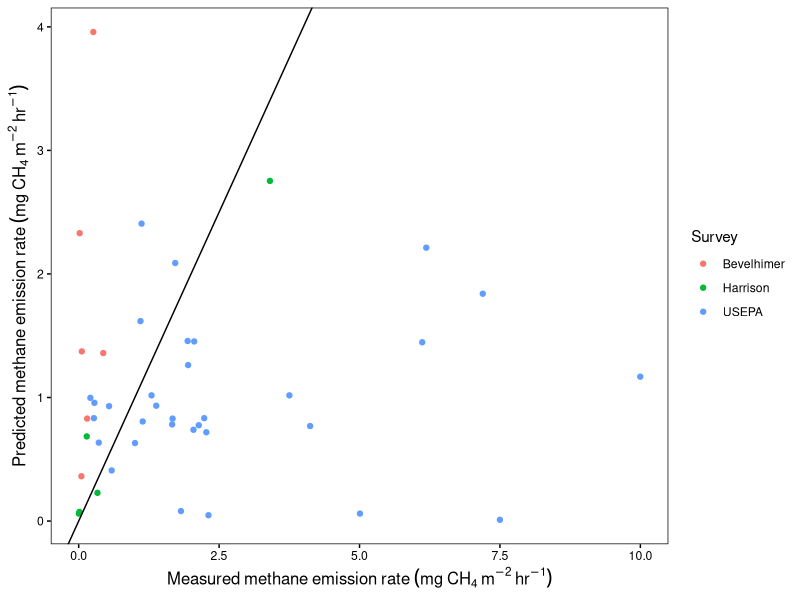
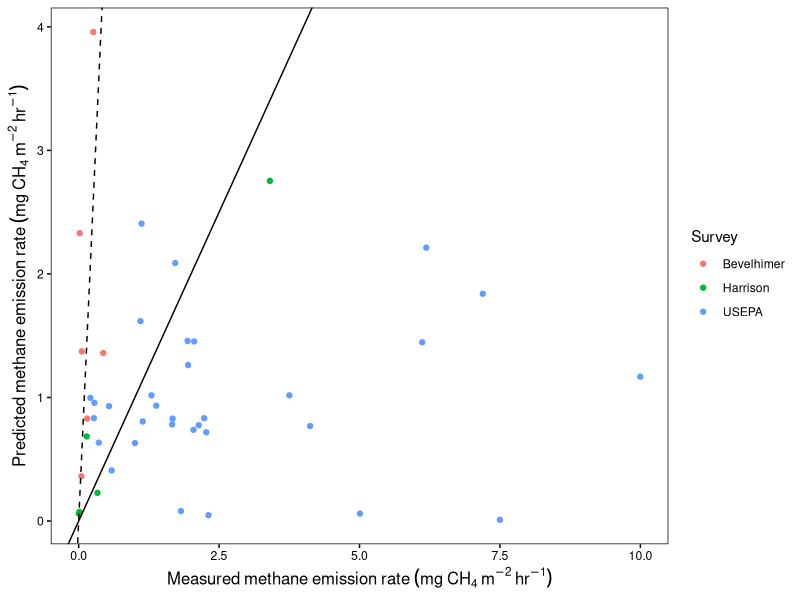
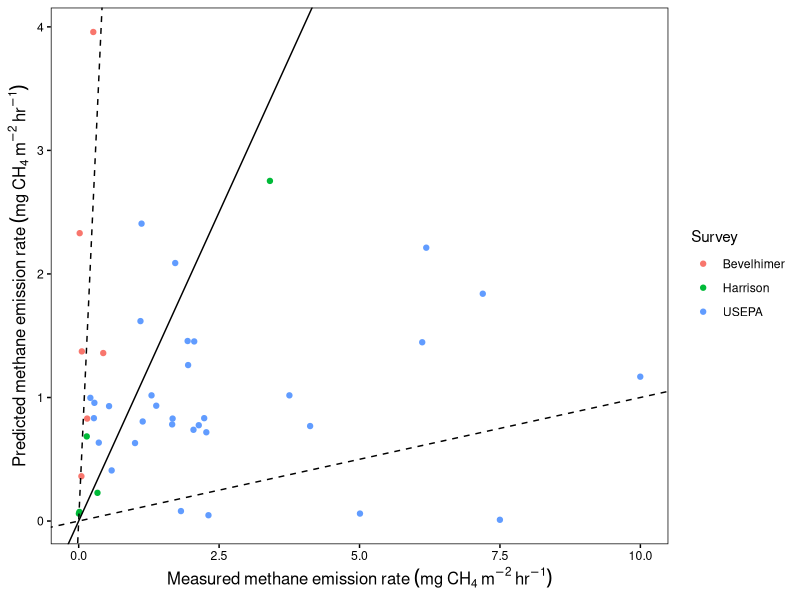
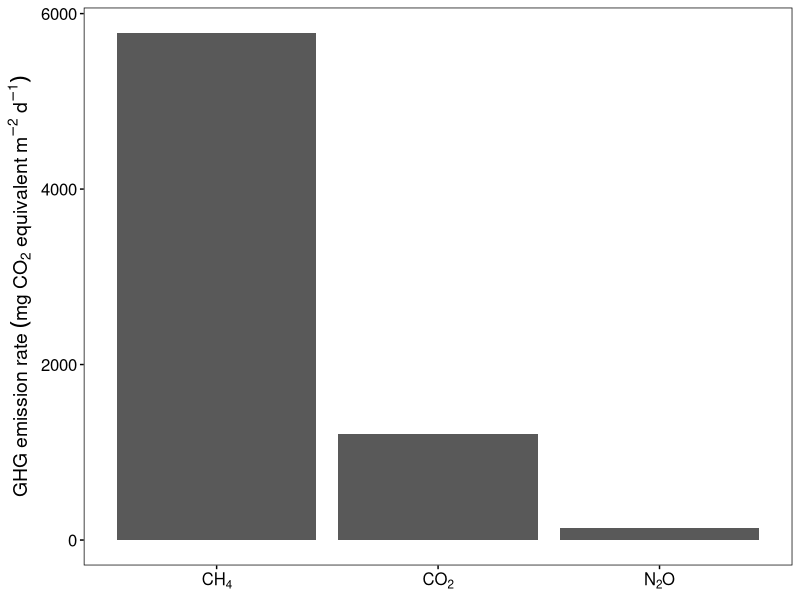
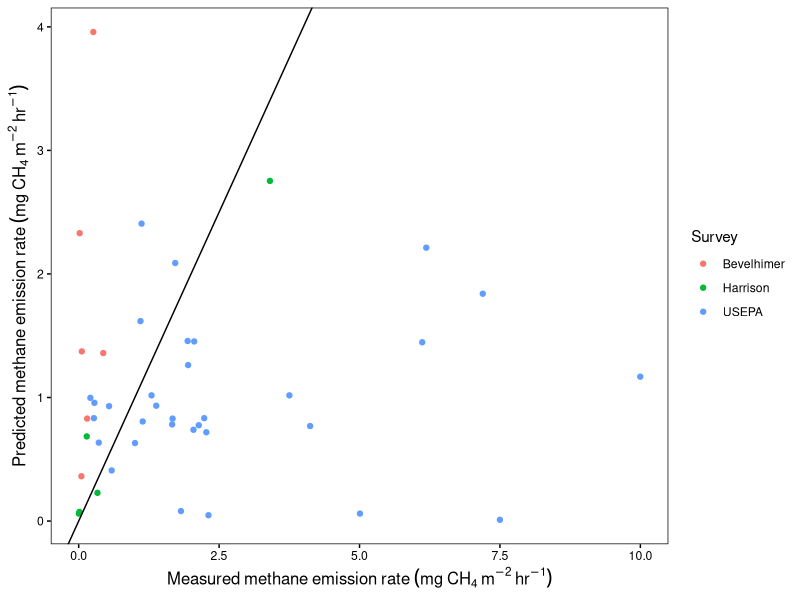
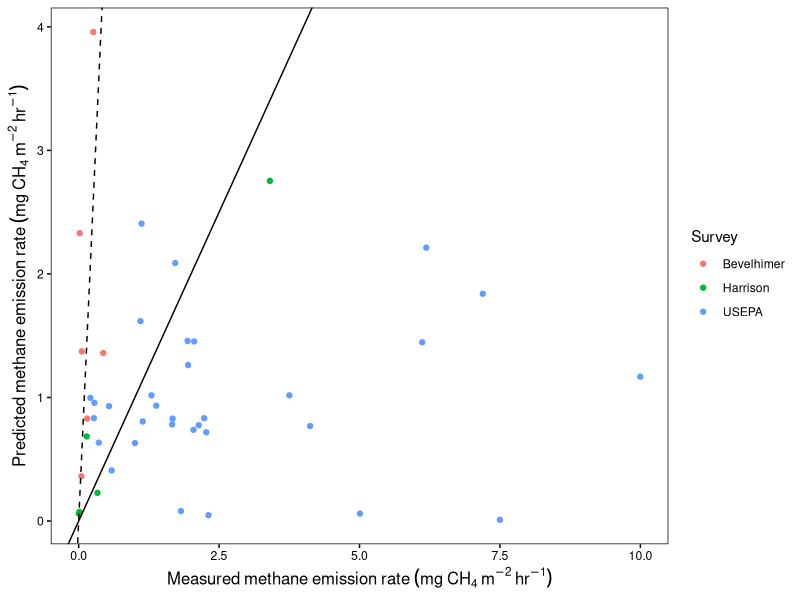
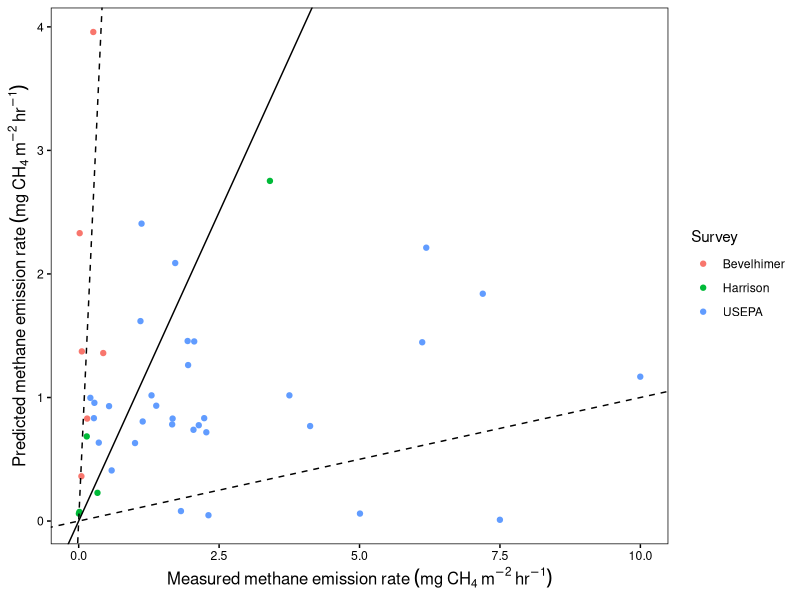
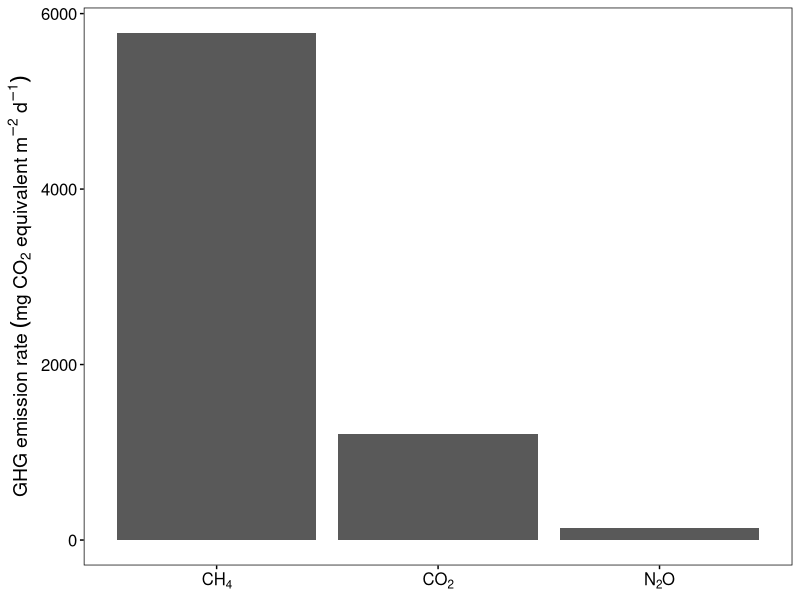

Write R code to recreate these figures, in order.
# Jake comments
# 1. Update based on new dataForGres.txt file.
# 2. Subset using column names, rather than position index.
# 3. Path for output data is broken.

# Our objective is to compare our observed emission rate data to Gres predicted
# values.  Gres reports an annual average flux rate (i.e. mean of the 12-monthly
# means within one year; Section 2.2.2 and Fig 4 of Technical Document).  
# Therefore we need to convert our measurements made during the summer to an 
# annual average.  We will # do this using the 2017 monthly mean CH4 emission 
# rates from Acton Lake measured with flux tower.

# This code also merges dataForGres and outputDataFromGres, applies the 
# annualization factor to the measurements in dataForGres and plots the 
# observed vs G-res predicted values

# LIBRARIES---------------------
library(tidyverse) # this loads ggplot, dplyr, and others
library(readxl)


# Read in excel file with Sarah's Acton measurements
flux <- read_excel("inputData/actonMonthlyCH4.xlsx")

# Calculate annualization factor
# mean annual = 'annualization factor' * mean summer
# 'annualization factor' = mean annual / mean summer
meanAnnual <- mean(flux$meanCh4Flux) # Mean annual flux (this is what Gres reports)

meanSummer <- flux %>% 
  filter(RDateTime < as.Date("2017-10-01"), # before Oct. 1
         RDateTime > as.Date("2017-05-31")) %>% # after May 31
  select(meanCh4Flux) %>% 
  summarize(summerMean = mean(meanCh4Flux)) %>% # mean summer months
  as.numeric() # convert to vector

annualFactor <- meanAnnual/meanSummer # 0.41



# Read in dataForGres, which has observed emission values

obsEmissions <- read.table("inputData/dataSources/dataForGres.txt", sep = " ")

# phos <- data.frame(obsEmissions$Lake_Name, obsEmissions$tp_Estimate)
# #just reservoir volume and area data
# volArea <- data.frame(obsEmissions$Lake_Name, obsEmissions$reservoir.volume.m3, obsEmissions$reservoir.area.m2)
# #just landuse data
# landuse <- data.frame(obsEmissions$Lake_Name, obsEmissions$watershed.area.m2, 
#                       obsEmissions$percent.agg.ag, obsEmissions$percent.barren,
#                       obsEmissions$percent.openwater, obsEmissions$percent.urban,
#                       obsEmissions$percent.forest, obsEmissions$percent.wetlands,
#                       obsEmissions$percent.shrub.scrub+obsEmissions$percent.grassland.herbaceous)



#add extra Harsha data from 2016 and 2017 papers to the obsEmissions df
#doesn't work with new dataForGres
# extra <- data.frame("William H Harsha Lake 2017",	"USEPA",	8.31944396,
#                     34.45121951,	11.629,	0.1552, 34.3,
#                     2,	32.3, NA, NA, NA, NA)
# colnames(extra) <- colnames(obsEmissions)
# extra2 <- data.frame("William H Harsha Lake 2016",	"USEPA",	8.31944396,
#                      34.45121951,	11.629,	0.1552, 8.3,
#                      0.6,	7.7, NA, NA, NA, NA)
# colnames(extra2) <- colnames(obsEmissions)
# extraAll <- rbind(extra, extra2)
# obsEmissions <- rbind(obsEmissions, extraAll)

#annualize total emissions by multiplying observed values by annualization factor
obsEmissions$ch4.trate.mg.h_Estimate_Annual <- obsEmissions$ch4.trate.mg.h_Estimate*annualFactor

#annualize diffusive emissions by multiplying observed values by annualization factor
obsEmissions$ch4.drate.mg.m2.h_Estimate_Annual <- obsEmissions$ch4.drate.mg.m2.h_Estimate*annualFactor

#annualize ebullition emissions by multiplying observed values by annualization factor
obsEmissions$ch4.erate.mg.h_Estimate_Annual <- obsEmissions$ch4.erate.mg.h_Estimate*annualFactor

#read in excel with G-res predicted values
#THIS DIRECTORY PATH IS BROKEN.
predEmissions <- read_excel("outputData/gresOutputBasicPublic/outputDataFromGres.xlsx")

#merge observed and G-res calculated excel files
combineEmissions <- merge(obsEmissions, predEmissions, by.obsEmissions = Lake_Name, by.predEmissions = Lake_Name)

#graph observed vs. G-res calculated values
#This code is Jakes from reservoirGhgEmissions.R, but edited to fit the new variables
#also added confidence interval bars

#With 1:1 line
ggplot(combineEmissions, aes(ch4.trate.mg.h_Estimate_Annual, t.ch4.mgCH4.m2.hr.gres)) + 
  geom_point(aes(color = Survey)) +
  geom_abline(slope = 1, intercept = 0) +
  ylab(expression(Predicted~methane~emission~rate~(mg~CH[4]~m^{-2}~hr^{-1}))) +
  xlab(expression(Measured~methane~emission~rate~(mg~CH[4]~m^{-2}~hr^{-1}))) +
  theme_bw() +
  theme(panel.grid.major = element_blank(),  # Eliminate major gridlines
        panel.grid.minor = element_blank(),  # Eliminate minor gridlines
        panel.border = element_rect(color = "black"),
        axis.ticks = element_line(color = "black"),
        axis.text = element_text(color = "black"),
        axis.title = element_text(size = 12)) 
  #geom_errorbar(aes (ymin = combineEmissions$ch4.trate.mg.h_Estimate_Annual - combineEmissions$ch4.trate.mg.h_LCB95Pct, ymax = combineEmissions$ch4.trate.mg.h_Estimate_Annual + combineEmissions$ch4.trate.mg.h_UCB95Pct))

ggsave('gres1_1.tiff',  # export as .tif
       units="in",  # specify units for dimensions
       width=7,   # 1 column
       height=5, # Whatever works
       dpi=1200,   # ES&T. 300-600 at PLOS One,
       compression = "lzw")

# With 1:1, and 10:1 line
ggplot(combineEmissions, aes(ch4.trate.mg.h_Estimate_Annual, t.ch4.mgCH4.m2.hr.gres)) + 
  geom_point(aes(color = Survey)) +
  geom_abline(slope = 10, intercept = 0, linetype = 2) +
  geom_abline(slope = 1, intercept = 0) +
  ylab(expression(Predicted~methane~emission~rate~(mg~CH[4]~m^{-2}~hr^{-1}))) +
  xlab(expression(Measured~methane~emission~rate~(mg~CH[4]~m^{-2}~hr^{-1}))) +
  theme_bw() +
  theme(panel.grid.major = element_blank(),  # Eliminate major gridlines
        panel.grid.minor = element_blank(),  # Eliminate minor gridlines
        panel.border = element_rect(color = "black"),
        axis.ticks = element_line(color = "black"),
        axis.text = element_text(color = "black"),
        axis.title = element_text(size = 12))

ggsave('gres10_1.tiff',  # export as .tif
       units="in",  # specify units for dimensions
       width=7,   # 1 column
       height=5, # Whatever works
       dpi=1200,   # ES&T. 300-600 at PLOS One,
       compression = "lzw")

# With 1:1, 10:1, and 0.1:1 lines
ggplot(combineEmissions, aes(ch4.trate.mg.h_Estimate_Annual, t.ch4.mgCH4.m2.hr.gres)) + 
  geom_point(aes(color = Survey)) +
  geom_abline(slope = 10, intercept = 0, linetype = 2) +
  geom_abline(slope = 1, intercept = 0) +
  geom_abline(slope = 0.1, intercept = 0, linetype = 2) +
  ylab(expression(Predicted~methane~emission~rate~(mg~CH[4]~m^{-2}~hr^{-1}))) +
  xlab(expression(Measured~methane~emission~rate~(mg~CH[4]~m^{-2}~hr^{-1}))) +
  theme_bw() +
  theme(panel.grid.major = element_blank(),  # Eliminate major gridlines
        panel.grid.minor = element_blank(),  # Eliminate minor gridlines
        panel.border = element_rect(color = "black"),
        axis.ticks = element_line(color = "black"),
        axis.text = element_text(color = "black"),
        axis.title = element_text(size = 12))

ggsave('gres1_0.1.tiff',  # export as .tif
       units="in",  # specify units for dimensions
       width=7,   # 1 column
       height=5, # Whatever works
       dpi=1200,   # ES&T. 300-600 at PLOS One,
       compression = "lzw")

# READ IN CO2 EQUIV EMISSION RATES FROM DEEMER ET AL.
# SEE PAGE 4
co2Equiv <- read_excel("inputData/deemerReservoirGwp.xlsx")

#PLOT
ggplot(co2Equiv, aes(gas, mg.co2.eq.m2.d)) +
  geom_col() +
  ylab(expression(GHG~emission~rate~(mg~CO[2]~equivalent~m^{-2}~d^{-1}))) +
  scale_x_discrete(labels = c(expression(CH[4]), expression(CO[2]), expression(N[2]*O))) +
  theme_bw() +
  theme(panel.grid.major = element_blank(),  # Eliminate major gridlines
        panel.grid.minor = element_blank(),  # Eliminate minor gridlines
        panel.border = element_rect(color = "black"),
        axis.ticks = element_line(color = "black"),
        axis.text = element_text(color = "black", size = 12),
        axis.title = element_text(size = 14),
        axis.title.x = element_blank())

ggsave('reservoirEmissionsCo2equiv.tiff',  # export as .tif
       units="in",  # specify units for dimensions
       width=7,   # 1 column
       height=5, # Whatever works
       dpi=1200,   # ES&T. 300-600 at PLOS One,
       compression = "lzw")


